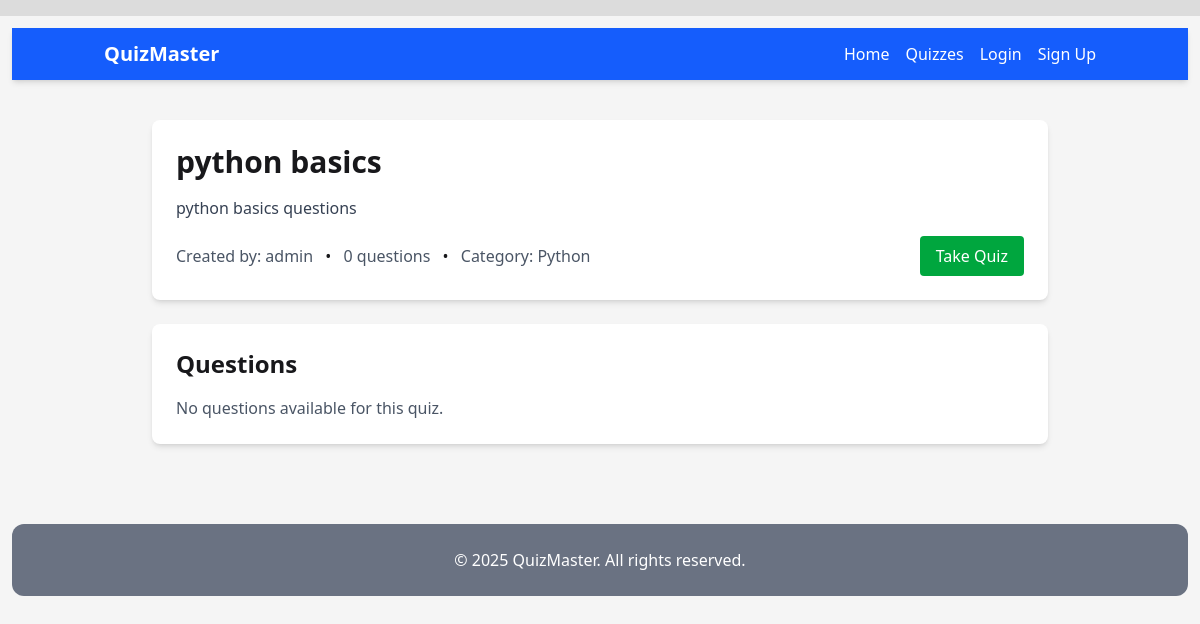
The app's page /quizzes/quiz/1/, older data.
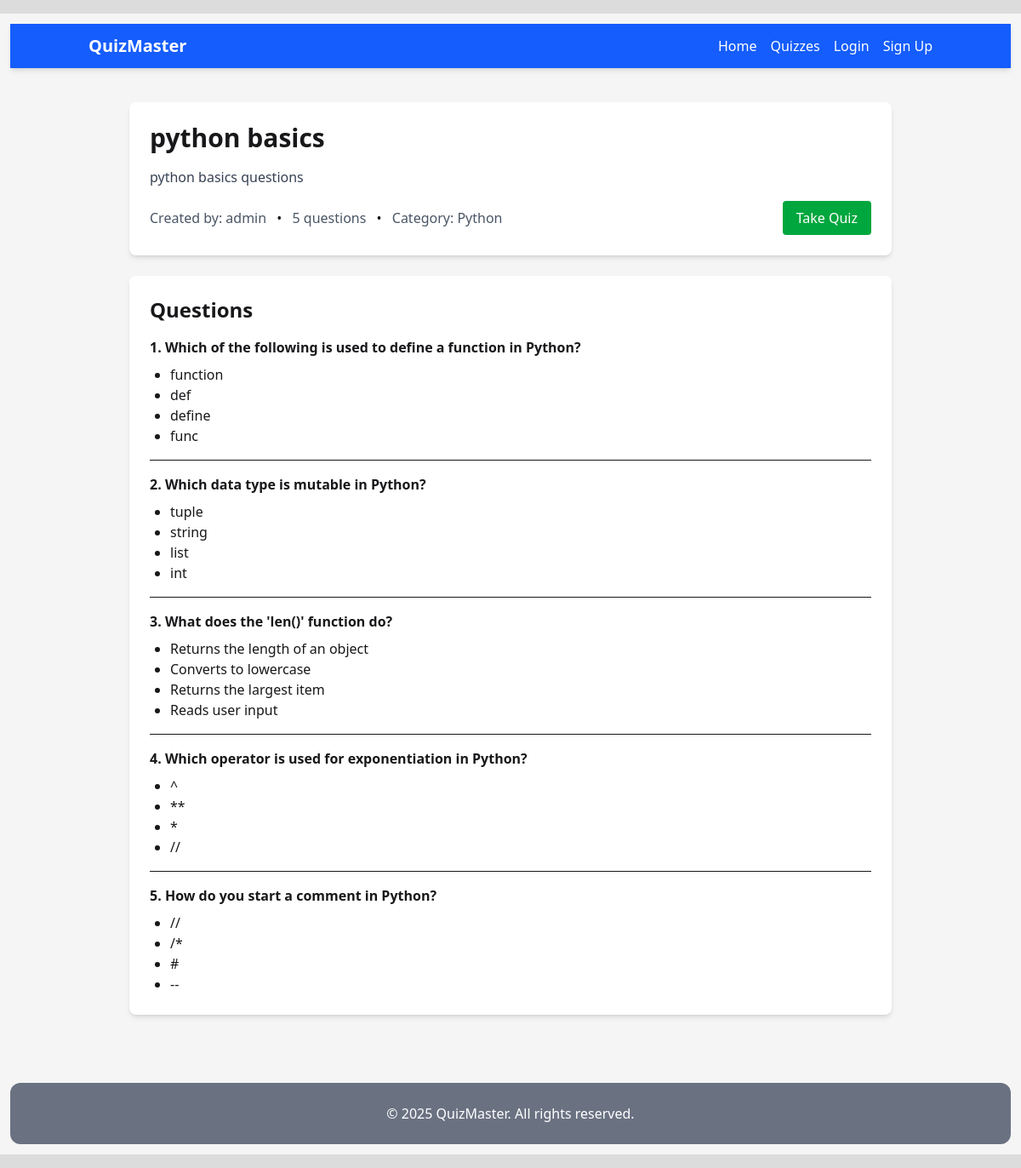
The same page, newer data.
### quiz/models.py (models this page shows, shortened)
class Quiz(models.Model):
    title = models.CharField(max_length=200)
    description = models.TextField(blank=True)
    category = models.ForeignKey(Category, on_delete=models.SET_NULL, null=True, related_name='quizzes')
    created_by = models.ForeignKey(User, on_delete=models.CASCADE, related_name='quizzes')
    created_at = models.DateTimeField(auto_now_add=True)
    updated_at = models.DateTimeField(auto_now=True)
    is_active = models.BooleanField(default=True)
    time_limit = models.PositiveIntegerField(help_text="Time limit in minutes", null=True, blank=True)
    max_questions = models.PositiveIntegerField(default=50)
    min_questions = models.PositiveIntegerField(default=5)
    class Meta:
        ordering = ['-created_at']

class Category(models.Model):
    name = models.CharField(max_length=100, unique=True)
    description = models.TextField(blank=True)

class Question(models.Model):
    quiz = models.ForeignKey(Quiz, on_delete=models.CASCADE, related_name='questions')
    text = models.TextField()
    order = models.PositiveIntegerField(default=0)
    points = models.PositiveIntegerField(default=1)
    class Meta:
        ordering = ['order']

class Option(models.Model):
    question = models.ForeignKey(Question, on_delete=models.CASCADE, related_name='options')
    text = models.CharField(max_length=200)
    is_correct = models.BooleanField(default=False)

### users/models.py (models this page shows, shortened)
class CustomUser(AbstractUser):
    phone_regex = RegexValidator(regex=r'^\+?1?\d{3,15}$', message="Phone number must be entered in the format: '+999999999'. Up to 15 digits allowed.") # min 3 digit
    USER_TYPES = (("admin", "Admin"), ("user", "End User"))
    user_type = models.CharField(max_length=10, choices= USER_TYPES, default="user")
    phone_number = models.CharField(validators=[phone_regex], max_length=17, blank=True, null=True)
    bio = models.TextField(null=True, blank=True)
    is_email_verified = models.BooleanField(default=False) # ---
    email_verification_token = models.UUIDField(default=uuid4, editable=False) # ---
    created_at = models.DateTimeField(auto_now_add=True)
    updated_at = models.DateTimeField(auto_now=True)

### quiz/views.py (the view)
# urls.py: path('quiz/<int:pk>/', views.QuizDetailView.as_view(), name='quiz-detail'),
class QuizDetailView(DetailView):
    model = Quiz
    template_name = 'quiz/quiz_detail.html'
    context_object_name = 'quiz'
    def get_queryset(self):
        return Quiz.objects.filter(is_active=True)
    def get_context_data(self, **kwargs):
        context = super().get_context_data(**kwargs)
        if self.request.user.is_authenticated:
            user_rating = Rating.objects.filter(quiz=self.object, user=self.request.user).first()
            context['user_rating'] = user_rating.score if user_rating else None
            context['rating_form'] = RatingForm(initial={'score': user_rating.score} if user_rating else None)
        return context

### quiz/templates/quiz/quiz_detail.html (shortened to what this page needs)
{% extends "base.html" %}
{% block content %}
<div class="max-w-4xl mx-auto">
    <div class="bg-white rounded-lg shadow-md p-6 mb-6">
        <h1 class="text-3xl font-bold mb-4">{{ quiz.title }}</h1>
        <p class="text-gray-700 mb-4">{{ quiz.description }}</p>
        <div class="flex justify-between items-center">
            <div>
                <span class="text-gray-600">Created by: {{ quiz.created_by.username }}</span>
                <span class="mx-2">•</span>
                <span class="text-gray-600">{{ quiz.questions.count }} questions</span>
                {% if quiz.category %}
                    <span class="mx-2">•</span>
                    <span class="text-gray-600">Category: {{ quiz.category.name }}</span>
                {% endif %}
            </div>
            <div class="flex space-x-2">
                <a href="{% url 'quiz-take' quiz.pk %}" class="bg-green-600 text-white px-4 py-2 rounded hover:bg-green-700">Take Quiz</a>
            </div>
        </div>
    </div>
    <div class="bg-white rounded-lg shadow-md p-6">
        <h2 class="text-2xl font-bold mb-4">Questions</h2>
        {% if quiz.questions.all %}
            <div class="space-y-4">
                {% for question in quiz.questions.all %}
                    <div class="border-b pb-4 last:border-0 last:pb-0">
                        <h3 class="font-semibold">{{ question.order }}. {{ question.text }}</h3>
                        <div class="mt-2 ml-6">
                            <ul class="list-disc">
                                {% for option in question.options.all %}
                                    <li>{{ option.text }}</li>
                                {% endfor %}
                            </ul>
                        </div>
                    </div>
                {% endfor %}
            </div>
        {% else %}
            <p class="text-gray-600">No questions available for this quiz.</p>
        {% endif %}
    </div>
</div>
{% endblock %}

Row changes from the older to the newer data that the page shows:
computed for Quiz "python basics": questions.count "0" → "5"
added Question: order "1", text "Which of the following is used to define a function in Python?"
added Option: text "function", shown under "1"
added Option: text "def", shown under "1"
added Option: text "define", shown under "1"
added Option: text "func", shown under "1"
added Question: order "2", text "Which data type is mutable in Python?"
added Option: text "tuple", shown under "2"
added Option: text "string", shown under "2"
added Option: text "list", shown under "2"
added Option: text "int", shown under "2"
added Question: order "3", text "What does the 'len()' function do?"
added Option: text "Returns the length of an object", shown under "3"
added Option: text "Converts to lowercase", shown under "3"
added Option: text "Returns the largest item", shown under "3"
added Option: text "Reads user input", shown under "3"
added Question: order "4", text "Which operator is used for exponentiation in Python?"
added Option: text "^", shown under "4"
added Option: text "**", shown under "4"
added Option: text "*", shown under "4"
added Option: text "//", shown under "4"
added Question: order "5", text "How do you start a comment in Python?"
added Option: text "//", shown under "5"
added Option: text "/*", shown under "5"
added Option: text "#", shown under "5"
added Option: text "--", shown under "5"
Text that changed along with them:
text no longer shown: "No questions available for this quiz."
